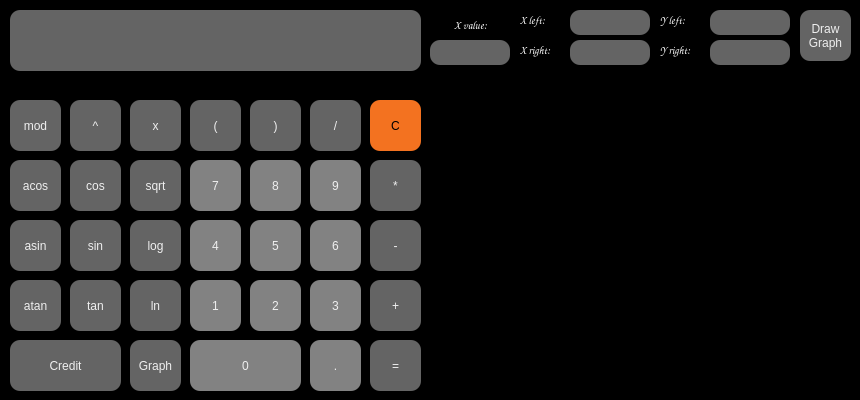
<?xml version="1.0" encoding="UTF-8"?>
<ui version="4.0">
 <class>MainWindow</class>
 <widget class="QMainWindow" name="MainWindow">
  <property name="geometry">
   <rect>
    <x>0</x>
    <y>0</y>
    <width>860</width>
    <height>400</height>
   </rect>
  </property>
  <property name="windowTitle">
   <string>MainWindow</string>
  </property>
  <property name="styleSheet">
   <string notr="true">QMainWindow {
	background-color: rgb(0, 0, 0);
	border-radius: 5px;
}</string>
  </property>
  <widget class="QWidget" name="centralwidget">
   <widget class="QPushButton" name="pushButton_credit">
    <property name="geometry">
     <rect>
      <x>10</x>
      <y>340</y>
      <width>111</width>
      <height>51</height>
     </rect>
    </property>
    <property name="styleSheet">
     <string notr="true">QPushButton {
  background-color: rgb(100, 100, 100);
  border: 2px gray;
  font: 8pt &quot;Comic Sans MS&quot;;
  border-radius: 10px;
color: rgb(239, 239, 239);
}
QPushButton:pressed {
    background-color: qlineargradient(x1: 0, y1: 0, x2: 0, y2: 1,
                                      stop: 0 #BEBEBE, stop: 1 #D7D7D7);
}</string>
    </property>
    <property name="text">
     <string>Credit</string>
    </property>
   </widget>
   <widget class="QPushButton" name="pushButton_atan">
    <property name="geometry">
     <rect>
      <x>10</x>
      <y>280</y>
      <width>51</width>
      <height>51</height>
     </rect>
    </property>
    <property name="styleSheet">
     <string notr="true">QPushButton {
  background-color: rgb(100, 100, 100);
  border: 2px gray;
  font: 10pt &quot;Comic Sans MS&quot;;
  border-radius: 10px;
color: rgb(239, 239, 239);
}
QPushButton:pressed {
    background-color: qlineargradient(x1: 0, y1: 0, x2: 0, y2: 1,
                                      stop: 0 #BEBEBE, stop: 1 #D7D7D7);
}</string>
    </property>
    <property name="text">
     <string>atan</string>
    </property>
   </widget>
   <widget class="QPushButton" name="pushButton_ln">
    <property name="geometry">
     <rect>
      <x>130</x>
      <y>280</y>
      <width>51</width>
      <height>51</height>
     </rect>
    </property>
    <property name="styleSheet">
     <string notr="true">QPushButton {
  background-color: rgb(100, 100, 100);
  border: 2px gray;
  font: 10pt &quot;Comic Sans MS&quot;;
  border-radius: 10px;
color: rgb(239, 239, 239);
}
QPushButton:pressed {
    background-color: qlineargradient(x1: 0, y1: 0, x2: 0, y2: 1,
                                      stop: 0 #BEBEBE, stop: 1 #D7D7D7);
}
</string>
    </property>
    <property name="text">
     <string>ln</string>
    </property>
   </widget>
   <widget class="QPushButton" name="pushButton_log">
    <property name="geometry">
     <rect>
      <x>130</x>
      <y>220</y>
      <width>51</width>
      <height>51</height>
     </rect>
    </property>
    <property name="styleSheet">
     <string notr="true">QPushButton {
  background-color: rgb(100, 100, 100);
  border: 2px gray;
  font: 10pt &quot;Comic Sans MS&quot;;
  border-radius: 10px;
color: rgb(239, 239, 239);
}
QPushButton:pressed {
    background-color: qlineargradient(x1: 0, y1: 0, x2: 0, y2: 1,
                                      stop: 0 #BEBEBE, stop: 1 #D7D7D7);
}</string>
    </property>
    <property name="text">
     <string>log</string>
    </property>
   </widget>
   <widget class="QPushButton" name="pushButton_0">
    <property name="geometry">
     <rect>
      <x>190</x>
      <y>340</y>
      <width>111</width>
      <height>51</height>
     </rect>
    </property>
    <property name="styleSheet">
     <string notr="true">QPushButton {
  background-color: rgb(130, 130, 130);
  border: 2px gray;
  font: 10pt &quot;Comic Sans MS&quot;;
  border-radius: 10px;
color: rgb(239, 239, 239);
}
QPushButton:pressed {
    background-color: qlineargradient(x1: 0, y1: 0, x2: 0, y2: 1,
                                      stop: 0 #BEBEBE, stop: 1 #D7D7D7);
}

</string>
    </property>
    <property name="text">
     <string>0</string>
    </property>
   </widget>
   <widget class="QPushButton" name="pushButton_point">
    <property name="geometry">
     <rect>
      <x>310</x>
      <y>340</y>
      <width>51</width>
      <height>51</height>
     </rect>
    </property>
    <property name="styleSheet">
     <string notr="true">QPushButton {
  background-color: rgb(130, 130, 130);
  border: 2px gray;
  font: 10pt &quot;Comic Sans MS&quot;;
  border-radius: 10px;
color: rgb(239, 239, 239);
}
QPushButton:pressed {
    background-color: qlineargradient(x1: 0, y1: 0, x2: 0, y2: 1,
                                      stop: 0 #BEBEBE, stop: 1 #D7D7D7);
}

</string>
    </property>
    <property name="text">
     <string>.</string>
    </property>
   </widget>
   <widget class="QPushButton" name="pushButton_equal">
    <property name="geometry">
     <rect>
      <x>370</x>
      <y>340</y>
      <width>51</width>
      <height>51</height>
     </rect>
    </property>
    <property name="styleSheet">
     <string notr="true">QPushButton {
  background-color: rgb(100, 100, 100);
  border: 2px gray;
  font: 10pt &quot;Comic Sans MS&quot;;
  border-radius: 10px;
color: rgb(239, 239, 239);
}
QPushButton:pressed {
    background-color: qlineargradient(x1: 0, y1: 0, x2: 0, y2: 1,
                                      stop: 0 #BEBEBE, stop: 1 #D7D7D7);
}</string>
    </property>
    <property name="text">
     <string>=</string>
    </property>
   </widget>
   <widget class="QPushButton" name="pushButton_plus">
    <property name="geometry">
     <rect>
      <x>370</x>
      <y>280</y>
      <width>51</width>
      <height>51</height>
     </rect>
    </property>
    <property name="styleSheet">
     <string notr="true">QPushButton {
  background-color: rgb(100, 100, 100);
  border: 2px gray;
  font: 10pt &quot;Comic Sans MS&quot;;
  border-radius: 10px;
color: rgb(239, 239, 239);
}
QPushButton:pressed {
    background-color: qlineargradient(x1: 0, y1: 0, x2: 0, y2: 1,
                                      stop: 0 #BEBEBE, stop: 1 #D7D7D7);
}</string>
    </property>
    <property name="text">
     <string>+</string>
    </property>
   </widget>
   <widget class="QPushButton" name="pushButton_minus">
    <property name="geometry">
     <rect>
      <x>370</x>
      <y>220</y>
      <width>51</width>
      <height>51</height>
     </rect>
    </property>
    <property name="styleSheet">
     <string notr="true">QPushButton {
  background-color: rgb(100, 100, 100);
  border: 2px gray;
  font: 10pt &quot;Comic Sans MS&quot;;
  border-radius: 10px;
color: rgb(239, 239, 239);
}
QPushButton:pressed {
    background-color: qlineargradient(x1: 0, y1: 0, x2: 0, y2: 1,
                                      stop: 0 #BEBEBE, stop: 1 #D7D7D7);
}</string>
    </property>
    <property name="text">
     <string>-</string>
    </property>
   </widget>
   <widget class="QPushButton" name="pushButton_mul">
    <property name="geometry">
     <rect>
      <x>370</x>
      <y>160</y>
      <width>51</width>
      <height>51</height>
     </rect>
    </property>
    <property name="styleSheet">
     <string notr="true">QPushButton {
  background-color: rgb(100, 100, 100);
  border: 2px gray;
  font: 10pt &quot;Comic Sans MS&quot;;
  border-radius: 10px;
color: rgb(239, 239, 239);
}
QPushButton:pressed {
    background-color: qlineargradient(x1: 0, y1: 0, x2: 0, y2: 1,
                                      stop: 0 #BEBEBE, stop: 1 #D7D7D7);
}</string>
    </property>
    <property name="text">
     <string>*</string>
    </property>
   </widget>
   <widget class="QPushButton" name="pushButton_div">
    <property name="geometry">
     <rect>
      <x>310</x>
      <y>100</y>
      <width>51</width>
      <height>51</height>
     </rect>
    </property>
    <property name="styleSheet">
     <string notr="true">QPushButton {
  background-color: rgb(100, 100, 100);
  border: 2px gray;
  font: 10pt &quot;Comic Sans MS&quot;;
  border-radius: 10px;
color: rgb(239, 239, 239);
}
QPushButton:pressed {
    background-color: qlineargradient(x1: 0, y1: 0, x2: 0, y2: 1,
                                      stop: 0 #BEBEBE, stop: 1 #D7D7D7);
}</string>
    </property>
    <property name="text">
     <string>/</string>
    </property>
   </widget>
   <widget class="QPushButton" name="pushButton_2">
    <property name="geometry">
     <rect>
      <x>250</x>
      <y>280</y>
      <width>51</width>
      <height>51</height>
     </rect>
    </property>
    <property name="styleSheet">
     <string notr="true">QPushButton {
  background-color: rgb(130, 130, 130);
  border: 2px gray;
  font: 10pt &quot;Comic Sans MS&quot;;
  border-radius: 10px;
color: rgb(239, 239, 239);
}
QPushButton:pressed {
    background-color: qlineargradient(x1: 0, y1: 0, x2: 0, y2: 1,
                                      stop: 0 #BEBEBE, stop: 1 #D7D7D7);
}

</string>
    </property>
    <property name="text">
     <string>2</string>
    </property>
   </widget>
   <widget class="QPushButton" name="pushButton_3">
    <property name="geometry">
     <rect>
      <x>310</x>
      <y>280</y>
      <width>51</width>
      <height>51</height>
     </rect>
    </property>
    <property name="styleSheet">
     <string notr="true">QPushButton {
  background-color: rgb(130, 130, 130);
  border: 2px gray;
  font: 10pt &quot;Comic Sans MS&quot;;
  border-radius: 10px;
color: rgb(239, 239, 239);
}
QPushButton:pressed {
    background-color: qlineargradient(x1: 0, y1: 0, x2: 0, y2: 1,
                                      stop: 0 #BEBEBE, stop: 1 #D7D7D7);
}

</string>
    </property>
    <property name="text">
     <string>3</string>
    </property>
   </widget>
   <widget class="QPushButton" name="pushButton_1">
    <property name="geometry">
     <rect>
      <x>190</x>
      <y>280</y>
      <width>51</width>
      <height>51</height>
     </rect>
    </property>
    <property name="styleSheet">
     <string notr="true">QPushButton {
  background-color: rgb(130, 130, 130);
  border: 2px gray;
  font: 10pt &quot;Comic Sans MS&quot;;
  border-radius: 10px;
color: rgb(239, 239, 239);
}
QPushButton:pressed {
    background-color: qlineargradient(x1: 0, y1: 0, x2: 0, y2: 1,
                                      stop: 0 #BEBEBE, stop: 1 #D7D7D7);
}

</string>
    </property>
    <property name="text">
     <string>1</string>
    </property>
   </widget>
   <widget class="QPushButton" name="pushButton_6">
    <property name="geometry">
     <rect>
      <x>310</x>
      <y>220</y>
      <width>51</width>
      <height>51</height>
     </rect>
    </property>
    <property name="styleSheet">
     <string notr="true">QPushButton {
  background-color: rgb(130, 130, 130);
  border: 2px gray;
  font: 10pt &quot;Comic Sans MS&quot;;
  border-radius: 10px;
color: rgb(239, 239, 239);
}
QPushButton:pressed {
    background-color: qlineargradient(x1: 0, y1: 0, x2: 0, y2: 1,
                                      stop: 0 #BEBEBE, stop: 1 #D7D7D7);
}

</string>
    </property>
    <property name="text">
     <string>6</string>
    </property>
   </widget>
   <widget class="QPushButton" name="pushButton_4">
    <property name="geometry">
     <rect>
      <x>190</x>
      <y>220</y>
      <width>51</width>
      <height>51</height>
     </rect>
    </property>
    <property name="styleSheet">
     <string notr="true">QPushButton {
  background-color: rgb(130, 130, 130);
  border: 2px gray;
  font: 10pt &quot;Comic Sans MS&quot;;
  border-radius: 10px;
color: rgb(239, 239, 239);
}
QPushButton:pressed {
    background-color: qlineargradient(x1: 0, y1: 0, x2: 0, y2: 1,
                                      stop: 0 #BEBEBE, stop: 1 #D7D7D7);
}

</string>
    </property>
    <property name="text">
     <string>4</string>
    </property>
   </widget>
   <widget class="QPushButton" name="pushButton_5">
    <property name="geometry">
     <rect>
      <x>250</x>
      <y>220</y>
      <width>51</width>
      <height>51</height>
     </rect>
    </property>
    <property name="styleSheet">
     <string notr="true">QPushButton {
  background-color: rgb(130, 130, 130);
  border: 2px gray;
  font: 10pt &quot;Comic Sans MS&quot;;
  border-radius: 10px;
color: rgb(239, 239, 239);
}
QPushButton:pressed {
    background-color: qlineargradient(x1: 0, y1: 0, x2: 0, y2: 1,
                                      stop: 0 #BEBEBE, stop: 1 #D7D7D7);
}

</string>
    </property>
    <property name="text">
     <string>5</string>
    </property>
   </widget>
   <widget class="QPushButton" name="pushButton_9">
    <property name="geometry">
     <rect>
      <x>310</x>
      <y>160</y>
      <width>51</width>
      <height>51</height>
     </rect>
    </property>
    <property name="styleSheet">
     <string notr="true">QPushButton {
  background-color: rgb(130, 130, 130);
  border: 2px gray;
  font: 10pt &quot;Comic Sans MS&quot;;
  border-radius: 10px;
color: rgb(239, 239, 239);
}
QPushButton:pressed {
    background-color: qlineargradient(x1: 0, y1: 0, x2: 0, y2: 1,
                                      stop: 0 #BEBEBE, stop: 1 #D7D7D7);
}

</string>
    </property>
    <property name="text">
     <string>9</string>
    </property>
   </widget>
   <widget class="QPushButton" name="pushButton_7">
    <property name="geometry">
     <rect>
      <x>190</x>
      <y>160</y>
      <width>51</width>
      <height>51</height>
     </rect>
    </property>
    <property name="styleSheet">
     <string notr="true">QPushButton {
  background-color: rgb(130, 130, 130);
  border: 2px gray;
  font: 10pt &quot;Comic Sans MS&quot;;
  border-radius: 10px;
color: rgb(239, 239, 239);
}
QPushButton:pressed {
    background-color: qlineargradient(x1: 0, y1: 0, x2: 0, y2: 1,
                                      stop: 0 #BEBEBE, stop: 1 #D7D7D7);
}

</string>
    </property>
    <property name="text">
     <string>7</string>
    </property>
   </widget>
   <widget class="QPushButton" name="pushButton_8">
    <property name="geometry">
     <rect>
      <x>250</x>
      <y>160</y>
      <width>51</width>
      <height>51</height>
     </rect>
    </property>
    <property name="styleSheet">
     <string notr="true">QPushButton {
  background-color: rgb(130, 130, 130);
  border: 2px gray;
  font: 10pt &quot;Comic Sans MS&quot;;
  border-radius: 10px;
color: rgb(239, 239, 239);
}
QPushButton:pressed {
    background-color: qlineargradient(x1: 0, y1: 0, x2: 0, y2: 1,
                                      stop: 0 #BEBEBE, stop: 1 #D7D7D7);
}

</string>
    </property>
    <property name="text">
     <string>8</string>
    </property>
   </widget>
   <widget class="QPushButton" name="pushButton_right">
    <property name="geometry">
     <rect>
      <x>250</x>
      <y>100</y>
      <width>51</width>
      <height>51</height>
     </rect>
    </property>
    <property name="styleSheet">
     <string notr="true">QPushButton {
  background-color: rgb(100, 100, 100);
  border: 2px gray;
  font: 10pt &quot;Comic Sans MS&quot;;
  border-radius: 10px;
color: rgb(239, 239, 239);
}
QPushButton:pressed {
    background-color: qlineargradient(x1: 0, y1: 0, x2: 0, y2: 1,
                                      stop: 0 #BEBEBE, stop: 1 #D7D7D7);
}</string>
    </property>
    <property name="text">
     <string>)</string>
    </property>
   </widget>
   <widget class="QPushButton" name="pushButton_left">
    <property name="geometry">
     <rect>
      <x>190</x>
      <y>100</y>
      <width>51</width>
      <height>51</height>
     </rect>
    </property>
    <property name="styleSheet">
     <string notr="true">QPushButton {
  background-color: rgb(100, 100, 100);
  border: 2px gray;
  font: 10pt &quot;Comic Sans MS&quot;;
  border-radius: 10px;
color: rgb(239, 239, 239);
}
QPushButton:pressed {
    background-color: qlineargradient(x1: 0, y1: 0, x2: 0, y2: 1,
                                      stop: 0 #BEBEBE, stop: 1 #D7D7D7);
}</string>
    </property>
    <property name="text">
     <string>(</string>
    </property>
   </widget>
   <widget class="QPushButton" name="pushButton_x">
    <property name="geometry">
     <rect>
      <x>130</x>
      <y>100</y>
      <width>51</width>
      <height>51</height>
     </rect>
    </property>
    <property name="styleSheet">
     <string notr="true">QPushButton {
  background-color: rgb(100, 100, 100);
  border: 2px gray;
  font: 10pt &quot;Comic Sans MS&quot;;
  border-radius: 10px;
color: rgb(239, 239, 239);
}
QPushButton:pressed {
    background-color: qlineargradient(x1: 0, y1: 0, x2: 0, y2: 1,
                                      stop: 0 #BEBEBE, stop: 1 #D7D7D7);
}</string>
    </property>
    <property name="text">
     <string>x</string>
    </property>
   </widget>
   <widget class="QPushButton" name="pushButton_pow">
    <property name="geometry">
     <rect>
      <x>70</x>
      <y>100</y>
      <width>51</width>
      <height>51</height>
     </rect>
    </property>
    <property name="styleSheet">
     <string notr="true">QPushButton {
  background-color: rgb(100, 100, 100);
  border: 2px gray;
  font: 10pt &quot;Comic Sans MS&quot;;
  border-radius: 10px;
color: rgb(239, 239, 239);
}
QPushButton:pressed {
    background-color: qlineargradient(x1: 0, y1: 0, x2: 0, y2: 1,
                                      stop: 0 #BEBEBE, stop: 1 #D7D7D7);
}</string>
    </property>
    <property name="text">
     <string>^</string>
    </property>
   </widget>
   <widget class="QPushButton" name="pushButton_percent">
    <property name="geometry">
     <rect>
      <x>10</x>
      <y>100</y>
      <width>51</width>
      <height>51</height>
     </rect>
    </property>
    <property name="styleSheet">
     <string notr="true">QPushButton {
  background-color: rgb(100, 100, 100);
  border: 2px gray;
  font: 10pt &quot;Comic Sans MS&quot;;
  border-radius: 10px;
color: rgb(239, 239, 239);
}
QPushButton:pressed {
    background-color: qlineargradient(x1: 0, y1: 0, x2: 0, y2: 1,
                                      stop: 0 #BEBEBE, stop: 1 #D7D7D7);
}</string>
    </property>
    <property name="text">
     <string>mod</string>
    </property>
   </widget>
   <widget class="QPushButton" name="pushButton_acos">
    <property name="geometry">
     <rect>
      <x>10</x>
      <y>160</y>
      <width>51</width>
      <height>51</height>
     </rect>
    </property>
    <property name="styleSheet">
     <string notr="true">QPushButton {
  background-color: rgb(100, 100, 100);
  border: 2px gray;
  font: 10pt &quot;Comic Sans MS&quot;;
  border-radius: 10px;
color: rgb(239, 239, 239);
}
QPushButton:pressed {
    background-color: qlineargradient(x1: 0, y1: 0, x2: 0, y2: 1,
                                      stop: 0 #BEBEBE, stop: 1 #D7D7D7);
}</string>
    </property>
    <property name="text">
     <string>acos</string>
    </property>
   </widget>
   <widget class="QPushButton" name="pushButton_asin">
    <property name="geometry">
     <rect>
      <x>10</x>
      <y>220</y>
      <width>51</width>
      <height>51</height>
     </rect>
    </property>
    <property name="styleSheet">
     <string notr="true">QPushButton {
  background-color: rgb(100, 100, 100);
  border: 2px gray;
  font: 10pt &quot;Comic Sans MS&quot;;
  border-radius: 10px;
color: rgb(239, 239, 239);
}
QPushButton:pressed {
    background-color: qlineargradient(x1: 0, y1: 0, x2: 0, y2: 1,
                                      stop: 0 #BEBEBE, stop: 1 #D7D7D7);
}</string>
    </property>
    <property name="text">
     <string>asin</string>
    </property>
   </widget>
   <widget class="QPushButton" name="pushButton_sin">
    <property name="geometry">
     <rect>
      <x>70</x>
      <y>220</y>
      <width>51</width>
      <height>51</height>
     </rect>
    </property>
    <property name="styleSheet">
     <string notr="true">QPushButton {
  background-color: rgb(100, 100, 100);
  border: 2px gray;
  font: 10pt &quot;Comic Sans MS&quot;;
  border-radius: 10px;
color: rgb(239, 239, 239);
}
QPushButton:pressed {
    background-color: qlineargradient(x1: 0, y1: 0, x2: 0, y2: 1,
                                      stop: 0 #BEBEBE, stop: 1 #D7D7D7);
}</string>
    </property>
    <property name="text">
     <string>sin</string>
    </property>
   </widget>
   <widget class="QPushButton" name="pushButton_tan">
    <property name="geometry">
     <rect>
      <x>70</x>
      <y>280</y>
      <width>51</width>
      <height>51</height>
     </rect>
    </property>
    <property name="styleSheet">
     <string notr="true">QPushButton {
  background-color: rgb(100, 100, 100);
  border: 2px gray;
  font: 10pt &quot;Comic Sans MS&quot;;
  border-radius: 10px;
color: rgb(239, 239, 239);
}
QPushButton:pressed {
    background-color: qlineargradient(x1: 0, y1: 0, x2: 0, y2: 1,
                                      stop: 0 #BEBEBE, stop: 1 #D7D7D7);
}</string>
    </property>
    <property name="text">
     <string>tan</string>
    </property>
   </widget>
   <widget class="QPushButton" name="pushButton_cos">
    <property name="geometry">
     <rect>
      <x>70</x>
      <y>160</y>
      <width>51</width>
      <height>51</height>
     </rect>
    </property>
    <property name="styleSheet">
     <string notr="true">QPushButton {
  background-color: rgb(100, 100, 100);
  border: 2px gray;
  font: 10pt &quot;Comic Sans MS&quot;;
  border-radius: 10px;
color: rgb(239, 239, 239);
}
QPushButton:pressed {
    background-color: qlineargradient(x1: 0, y1: 0, x2: 0, y2: 1,
                                      stop: 0 #BEBEBE, stop: 1 #D7D7D7);
}</string>
    </property>
    <property name="text">
     <string>cos</string>
    </property>
   </widget>
   <widget class="QPushButton" name="pushButton_sqrt">
    <property name="geometry">
     <rect>
      <x>130</x>
      <y>160</y>
      <width>51</width>
      <height>51</height>
     </rect>
    </property>
    <property name="styleSheet">
     <string notr="true">QPushButton {
  background-color: rgb(100, 100, 100);
  border: 2px gray;
  font: 10pt &quot;Comic Sans MS&quot;;
  border-radius: 10px;
color: rgb(239, 239, 239);
}
QPushButton:pressed {
    background-color: qlineargradient(x1: 0, y1: 0, x2: 0, y2: 1,
                                      stop: 0 #BEBEBE, stop: 1 #D7D7D7);
}</string>
    </property>
    <property name="text">
     <string>sqrt</string>
    </property>
   </widget>
   <widget class="QPushButton" name="pushButton_delete">
    <property name="geometry">
     <rect>
      <x>370</x>
      <y>100</y>
      <width>51</width>
      <height>51</height>
     </rect>
    </property>
    <property name="styleSheet">
     <string notr="true">QPushButton {
  background-color: rgb(243, 114, 32);
  border: 2px gray;
  font: 10pt &quot;Comic Sans MS&quot;;
  border-radius: 10px;
  color: rgb(0, 0, 0);
}
QPushButton:pressed {
    background-color: qlineargradient(x1: 0, y1: 0, x2: 0, y2: 1,
                                      stop: 0 #BEBEBE, stop: 1 #D7D7D7);
}</string>
    </property>
    <property name="text">
     <string>C</string>
    </property>
   </widget>
   <widget class="QLineEdit" name="inputX">
    <property name="geometry">
     <rect>
      <x>430</x>
      <y>40</y>
      <width>80</width>
      <height>25</height>
     </rect>
    </property>
    <property name="styleSheet">
     <string notr="true">QLineEdit {
  font: 10pt &quot;Comic Sans MS&quot;;
  background-color: rgb(100, 100, 100);
  qproperty-alignment: 'AlignVCenter | AlignHCenter';
  border: 2px gray;
  border-radius: 10px;
  color: rgb(239, 239, 239);
}
</string>
    </property>
   </widget>
   <widget class="QPushButton" name="pushButton_graph">
    <property name="geometry">
     <rect>
      <x>130</x>
      <y>340</y>
      <width>51</width>
      <height>51</height>
     </rect>
    </property>
    <property name="styleSheet">
     <string notr="true">QPushButton {
  background-color: rgb(100, 100, 100);
  border: 2px gray;
  font: 8pt &quot;Comic Sans MS&quot;;
  border-radius: 10px;
color: rgb(239, 239, 239);
}
QPushButton:pressed {
    background-color: qlineargradient(x1: 0, y1: 0, x2: 0, y2: 1,
                                      stop: 0 #BEBEBE, stop: 1 #D7D7D7);
}</string>
    </property>
    <property name="text">
     <string>Graph</string>
    </property>
   </widget>
   <widget class="QLineEdit" name="inputYright">
    <property name="geometry">
     <rect>
      <x>710</x>
      <y>40</y>
      <width>80</width>
      <height>25</height>
     </rect>
    </property>
    <property name="font">
     <font>
      <family>Comic Sans MS</family>
      <pointsize>10</pointsize>
      <weight>50</weight>
      <italic>false</italic>
      <bold>false</bold>
     </font>
    </property>
    <property name="styleSheet">
     <string notr="true">QLineEdit {
  font: 10pt &quot;Comic Sans MS&quot;;
  background-color: rgb(100, 100, 100);
  qproperty-alignment: 'AlignVCenter | AlignHCenter';
  border: 2px gray;
  border-radius: 10px;
  color: rgb(239, 239, 239);
}
</string>
    </property>
   </widget>
   <widget class="QLineEdit" name="inputXleft">
    <property name="geometry">
     <rect>
      <x>570</x>
      <y>10</y>
      <width>80</width>
      <height>25</height>
     </rect>
    </property>
    <property name="font">
     <font>
      <family>Comic Sans MS</family>
      <pointsize>10</pointsize>
      <weight>50</weight>
      <italic>false</italic>
      <bold>false</bold>
     </font>
    </property>
    <property name="styleSheet">
     <string notr="true">QLineEdit {
  font: 10pt &quot;Comic Sans MS&quot;;
  background-color: rgb(100, 100, 100);
  qproperty-alignment: 'AlignVCenter | AlignHCenter';
  border: 2px gray;
  border-radius: 10px;
  color: rgb(239, 239, 239);
}
</string>
    </property>
   </widget>
   <widget class="QLineEdit" name="inputYleft">
    <property name="geometry">
     <rect>
      <x>710</x>
      <y>10</y>
      <width>80</width>
      <height>25</height>
     </rect>
    </property>
    <property name="font">
     <font>
      <family>Comic Sans MS</family>
      <pointsize>10</pointsize>
      <weight>50</weight>
      <italic>false</italic>
      <bold>false</bold>
     </font>
    </property>
    <property name="styleSheet">
     <string notr="true">QLineEdit {
  font: 10pt &quot;Comic Sans MS&quot;;
  background-color: rgb(100, 100, 100);
  qproperty-alignment: 'AlignVCenter | AlignHCenter';
  border: 2px gray;
  border-radius: 10px;
  color: rgb(239, 239, 239);
}
</string>
    </property>
   </widget>
   <widget class="QLineEdit" name="inputXright">
    <property name="geometry">
     <rect>
      <x>570</x>
      <y>40</y>
      <width>80</width>
      <height>25</height>
     </rect>
    </property>
    <property name="font">
     <font>
      <family>Comic Sans MS</family>
      <pointsize>10</pointsize>
      <weight>50</weight>
      <italic>false</italic>
      <bold>false</bold>
     </font>
    </property>
    <property name="styleSheet">
     <string notr="true">QLineEdit {
  font: 10pt &quot;Comic Sans MS&quot;;
  background-color: rgb(100, 100, 100);
  qproperty-alignment: 'AlignVCenter | AlignHCenter';
  border: 2px gray;
  border-radius: 10px;
  color: rgb(239, 239, 239);
}
</string>
    </property>
   </widget>
   <widget class="QLabel" name="label">
    <property name="geometry">
     <rect>
      <x>520</x>
      <y>10</y>
      <width>51</width>
      <height>21</height>
     </rect>
    </property>
    <property name="font">
     <font>
      <family>Comic Sans MS</family>
      <pointsize>8</pointsize>
     </font>
    </property>
    <property name="styleSheet">
     <string notr="true">QLabel {
		color: rgb(255, 255, 255);
}</string>
    </property>
    <property name="text">
     <string>X left:</string>
    </property>
   </widget>
   <widget class="QLabel" name="label_2">
    <property name="geometry">
     <rect>
      <x>520</x>
      <y>40</y>
      <width>51</width>
      <height>21</height>
     </rect>
    </property>
    <property name="font">
     <font>
      <family>Comic Sans MS</family>
      <pointsize>8</pointsize>
     </font>
    </property>
    <property name="styleSheet">
     <string notr="true">QLabel {
		color: rgb(255, 255, 255);
}</string>
    </property>
    <property name="text">
     <string>X right:</string>
    </property>
   </widget>
   <widget class="QLabel" name="label_3">
    <property name="geometry">
     <rect>
      <x>660</x>
      <y>10</y>
      <width>51</width>
      <height>21</height>
     </rect>
    </property>
    <property name="font">
     <font>
      <family>Comic Sans MS</family>
      <pointsize>8</pointsize>
     </font>
    </property>
    <property name="styleSheet">
     <string notr="true">QLabel {
		color: rgb(255, 255, 255);
}</string>
    </property>
    <property name="text">
     <string>Y left:</string>
    </property>
   </widget>
   <widget class="QLabel" name="label_4">
    <property name="geometry">
     <rect>
      <x>660</x>
      <y>40</y>
      <width>51</width>
      <height>21</height>
     </rect>
    </property>
    <property name="font">
     <font>
      <family>Comic Sans MS</family>
      <pointsize>8</pointsize>
     </font>
    </property>
    <property name="styleSheet">
     <string notr="true">QLabel {
		color: rgb(255, 255, 255);
}</string>
    </property>
    <property name="text">
     <string>Y right:</string>
    </property>
   </widget>
   <widget class="QPushButton" name="pushButton_draw">
    <property name="geometry">
     <rect>
      <x>800</x>
      <y>10</y>
      <width>51</width>
      <height>51</height>
     </rect>
    </property>
    <property name="styleSheet">
     <string notr="true">QPushButton {
  background-color: rgb(100, 100, 100);
  border: 2px gray;
  font: 8pt &quot;Comic Sans MS&quot;;
  border-radius: 10px;
color: rgb(239, 239, 239);
}
QPushButton:pressed {
    background-color: qlineargradient(x1: 0, y1: 0, x2: 0, y2: 1,
                                      stop: 0 #BEBEBE, stop: 1 #D7D7D7);
}</string>
    </property>
    <property name="text">
     <string>Draw 
Graph</string>
    </property>
   </widget>
   <widget class="QLabel" name="label_5">
    <property name="geometry">
     <rect>
      <x>440</x>
      <y>10</y>
      <width>61</width>
      <height>31</height>
     </rect>
    </property>
    <property name="font">
     <font>
      <family>Comic Sans MS</family>
      <pointsize>8</pointsize>
     </font>
    </property>
    <property name="styleSheet">
     <string notr="true">QLabel {
		color: rgb(255, 255, 255);
}</string>
    </property>
    <property name="text">
     <string>X value:</string>
    </property>
    <property name="alignment">
     <set>Qt::AlignCenter</set>
    </property>
   </widget>
   <widget class="QCustomPlot" name="widget" native="true">
    <property name="geometry">
     <rect>
      <x>430</x>
      <y>70</y>
      <width>421</width>
      <height>321</height>
     </rect>
    </property>
    <property name="styleSheet">
     <string notr="true"/>
    </property>
   </widget>
   <widget class="QLabel" name="outputWindow">
    <property name="geometry">
     <rect>
      <x>10</x>
      <y>10</y>
      <width>411</width>
      <height>61</height>
     </rect>
    </property>
    <property name="layoutDirection">
     <enum>Qt::LeftToRight</enum>
    </property>
    <property name="styleSheet">
     <string notr="true">QLabel {
  font: 15pt &quot;Comic Sans MS&quot;;
  background-color: rgb(100, 100, 100);
  qproperty-alignment: 'AlignVCenter | AlignRight';
  border: 2px gray;
  border-radius: 10px;
  color: rgb(239, 239, 239);
}
</string>
    </property>
    <property name="text">
     <string/>
    </property>
    <property name="alignment">
     <set>Qt::AlignRight|Qt::AlignTrailing|Qt::AlignVCenter</set>
    </property>
    <property name="margin">
     <number>0</number>
    </property>
   </widget>
  </widget>
 </widget>
 <customwidgets>
  <customwidget>
   <class>QCustomPlot</class>
   <extends>QWidget</extends>
   <header>custom_plot/qcustomplot.h</header>
   <container>1</container>
  </customwidget>
 </customwidgets>
 <resources/>
 <connections/>
</ui>
